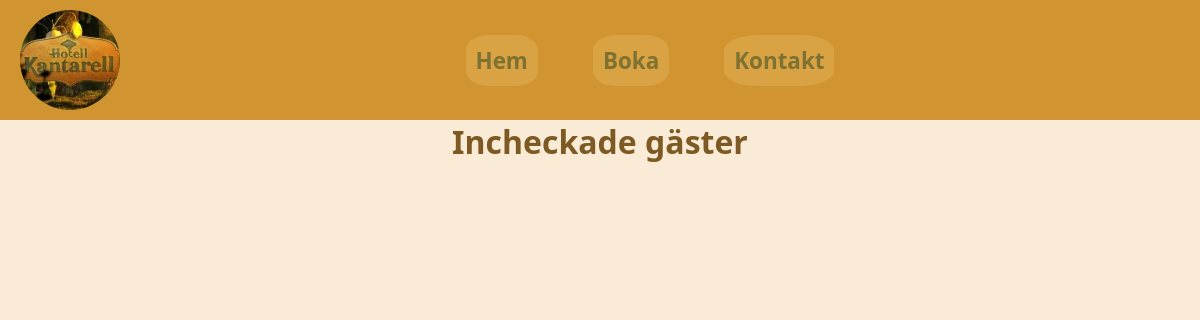
The app's page /admin.php, older data.
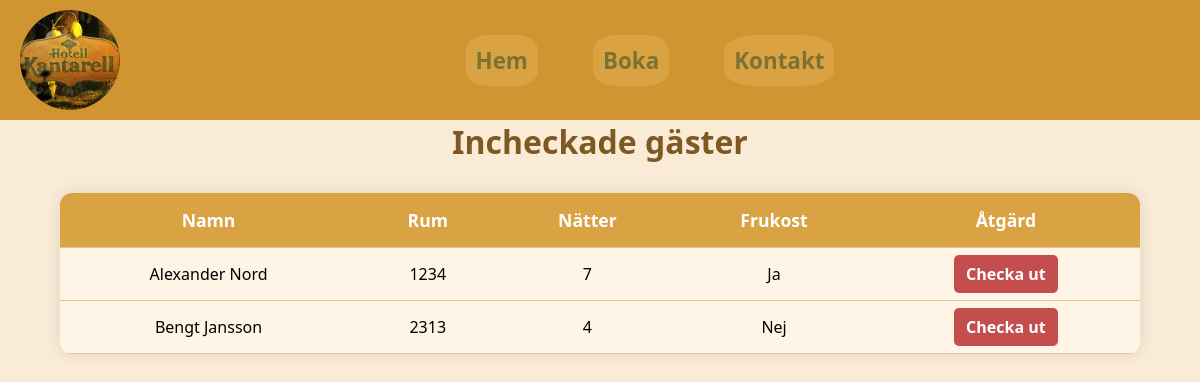
The same page, newer data.
### tables this page shows
CREATE TABLE `tbluser` (
  `id` int(11) NOT NULL,
  `namn` varchar(30) NOT NULL,
  `rum` int(5) NOT NULL,
  `userlevel` int(11) NOT NULL DEFAULT 10,
  `natter` int(10) NOT NULL,
  `frukost` tinyint(1) NOT NULL
);

### admin.php (the view, shortened to what this page needs)
<!DOCTYPE html>
<?php
$server="localhost";
$username="root";
$password="";
$conn=mysqli_connect($server,$username,$password, "hotellkantarell");
?>
<html lang="en">
<head>
    <link rel="stylesheet" href="admin.css">
</head>
<body>
<div class="topbar">
    <div class="imgbox">
        <img src="Hotell Kantarell.jpg" alt="Hotell Kantarell">
    </div>
    <div class="text">
    <div class="navbar">
        <a href="hem.php">Hem</a>
        <a href="boka.php">Boka</a>
        <a href="kontakt.php">Kontakt</a>
    </div>
</div>
</div>
<h1>Incheckade gäster</h1>
<?php
$sql="SELECT * FROM tbluser";
$result=mysqli_query($conn,$sql);
while($rad=mysqli_fetch_assoc($result)){
    ?>
<table class="gästlista">
    <thead>
        <tr>
            <th>Namn</th>
            <th>Rum</th>
            <th>Nätter</th>
            <th>Frukost</th>
            <th>Åtgärd</th>
        </tr>
    </thead>
    <tbody>
        <?php
        $sql="SELECT * FROM tbluser";
        $result=mysqli_query($conn,$sql);
        while($rad=mysqli_fetch_assoc($result)){ ?>
            <tr>
                <td><?= $rad["namn"] ?></td>
                <td><?= $rad["rum"] ?></td>
                <td><?= $rad["natter"] ?></td>
                <td><?= ($rad["frukost"] == 1) ? "Ja" : "Nej" ?></td>
                <td><a class="checkaut" href="admin.php?id=<?= $rad['id'] ?>">Checka ut</a></td>
            </tr>
        <?php } ?>
    </tbody>
</table>
<?php }
?>
</body>
</html>

### admin.css (style rules this page uses)
* { margin: 0; padding: 0; box-sizing: border-box; --outline: 1px dotted red; }
body { background-color: antiquewhite; font-family: 'Segoe UI', Tahoma, Geneva, Verdana, sans-serif; }
.topbar { display: flex; align-items: center; justify-content: space-between; background-color: #d09530; color: #fff; padding: 10px 20px; width: 100%; }
.imgbox { display: flex; align-items: center; }
.imgbox img { width: 100px; height: 100px; border-radius: 50%; }
.navbar { display: flex; justify-content: space-around; align-items: center; width: 40%; }
.text { width: 100%; display: flex; justify-content: space-around; }
.navbar a { text-decoration: none; color: #7d7232; font-size: 1.4rem; border-radius: 30%; padding: 10px; background-color: #d9a343; font-weight: 800; }
h1 { text-align: center; margin-bottom: 30px; color: #7d5a24; }
.gästlista { width: 90%; margin: 0 auto; border-collapse: collapse; background-color: #fff5e6; box-shadow: 0 0 15px rgba(0, 0, 0, 0.1); border-radius: 12px; overflow: hidden; }
.gästlista thead { background-color: #d9a343; color: #fff; font-size: 1.1rem; }
.gästlista th, .gästlista td { padding: 15px; text-align: center; border-bottom: 1px solid #e0c68c; }
.checkaut { background-color: #c44e4e; color: white; padding: 8px 12px; border-radius: 5px; text-decoration: none; font-weight: bold; }

Row changes from the older to the newer data that the page shows:
added tbluser: namn "Alexander Nord", rum "1234", natter "7", frukost "Ja"
added tbluser: namn "Bengt Jansson", rum "2313", natter "4", frukost "Nej"
